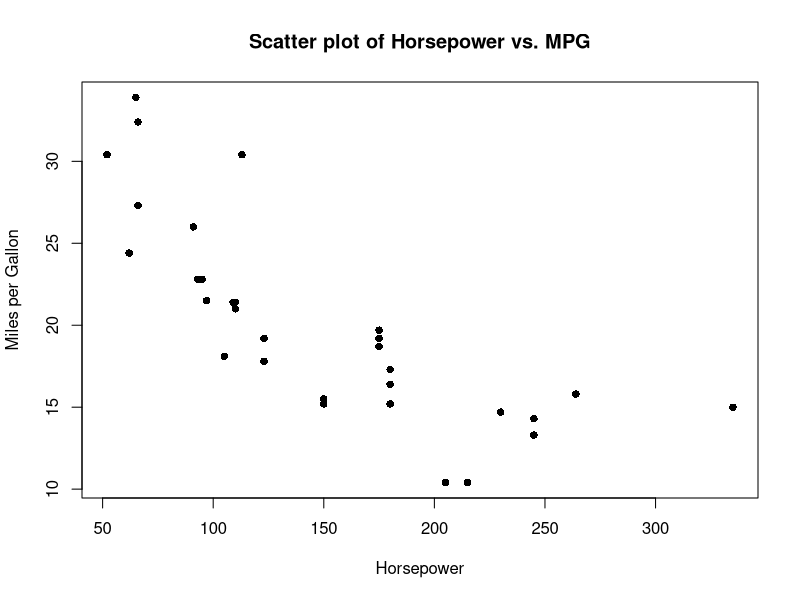
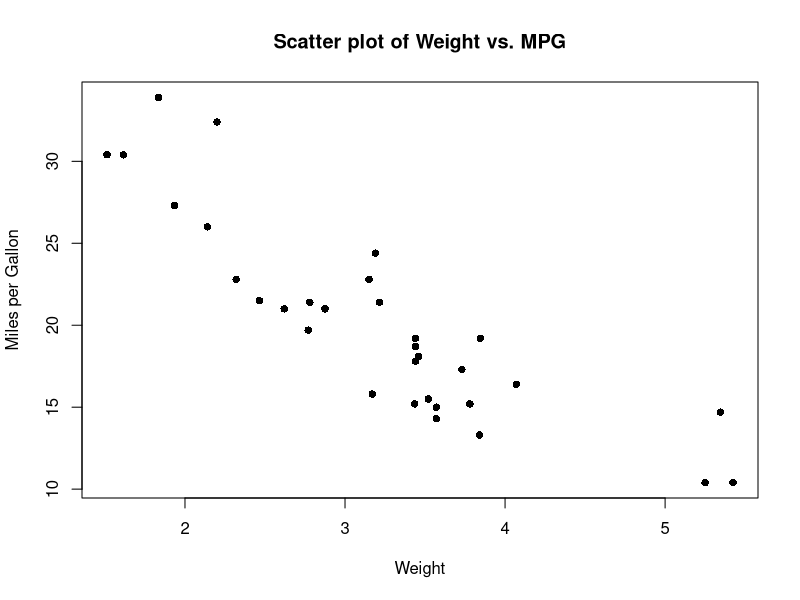
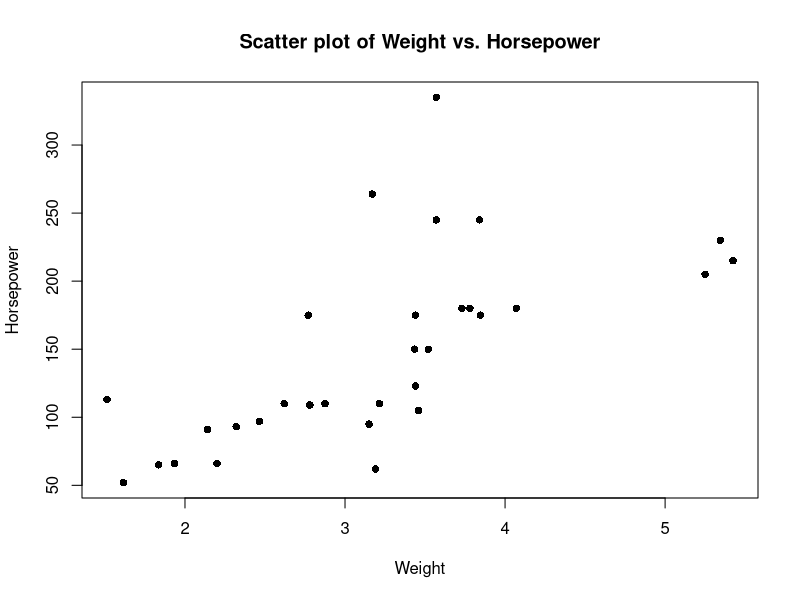

These figures' R source, in order:
## ---- chunk 1
knitr::opts_chunk$set(echo = TRUE)
## ---- chunk 2
# Correlation between mpg and hp
cor_mpg_hp <- cor(mtcars$mpg, mtcars$hp)
cor_mpg_hp

# Correlation between mpg and wt
cor_mpg_wt <- cor(mtcars$mpg, mtcars$wt)
cor_mpg_wt

## ---- chunk 3
# Scatter plot between hp and mpg
plot(mtcars$hp, mtcars$mpg, pch = 16, 
     xlab = "Horsepower", ylab = "Miles per Gallon", 
     main = "Scatter plot of Horsepower vs. MPG")

# Scatter plot between wt and mpg
plot(mtcars$wt, mtcars$mpg, pch = 16, 
     xlab = "Weight", ylab = "Miles per Gallon", 
     main = "Scatter plot of Weight vs. MPG")

# Scatter plot between wt and hp
plot(mtcars$wt, mtcars$hp, pch = 16, 
     xlab = "Weight", ylab = "Horsepower", 
     main = "Scatter plot of Weight vs. Horsepower")

## ---- chunk 4
# Correlation matrix for mpg, wt, and hp
cor_matrix <- cor(mtcars[, c("mpg", "wt", "hp")])
cor_matrix

## ---- chunk 5
# Correlation matrix using dplyr
library(dplyr)
cormat <- mtcars %>%
  select(mpg, wt, hp, am) %>%
  cor()

# Display correlation matrix
cormat

## ---- chunk 6
# Statistical significance of correlation between mpg and hp
cor_test_mpg_hp <- cor.test(mtcars$mpg, mtcars$hp)
cor_test_mpg_hp

